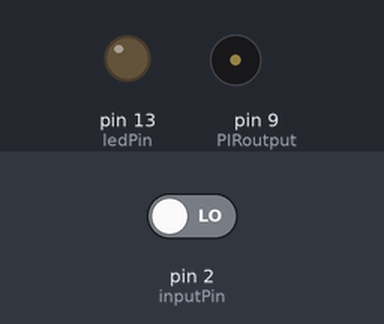
The sketch below on a simulated Arduino Uno, built with avr-gcc and run on an emulated ATmega328P. On the bench: output pins drawn as LEDs (lit = HIGH), buzzer (waves = sounding). Inputs (shaded band) come from the test bench; at power-on: pin 2 (inputPin) LOW.

Above: at 1.2 s.
1.3 s: pin 2 (inputPin) driven HIGH
At 2.5 s:
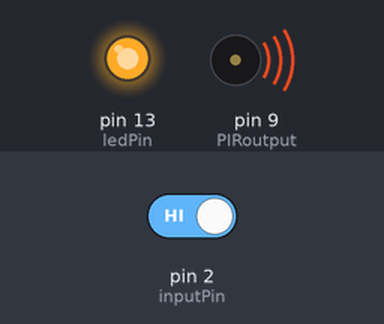
Timing chart, 0 to 1.8 s (numbered marks = the images above; inputs shaded):
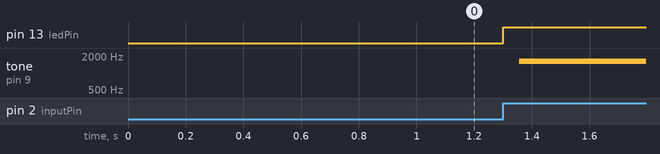

The sketch:

PIR_sensor.ino
```cpp
/*
   PIR sensor tester
*/
#include "pitches.h";
int ledPin = 13;                // choose the pin for the LED
int inputPin = 2;               // choose the input pin (for PIR sensor)
int PIRoutput = 9;
int val = 0;   // variable for reading the pin status
int i = 0;

void setup() {
  pinMode(ledPin, OUTPUT);      // declare LED as output
  pinMode(inputPin, INPUT);     // declare sensor as input
  pinMode(PIRoutput, OUTPUT);
  Serial.begin(9600);
}
void loop() {
  val = digitalRead(inputPin);  // read input value
  if (val == HIGH) {
    digitalWrite(ledPin, HIGH);
    for (i = 0; i < 1500; i++) {
      tone(PIRoutput, 100 + i);
    }
  }
  else {
    noTone(PIRoutput);
    digitalWrite(ledPin, LOW);
  }
}
```
